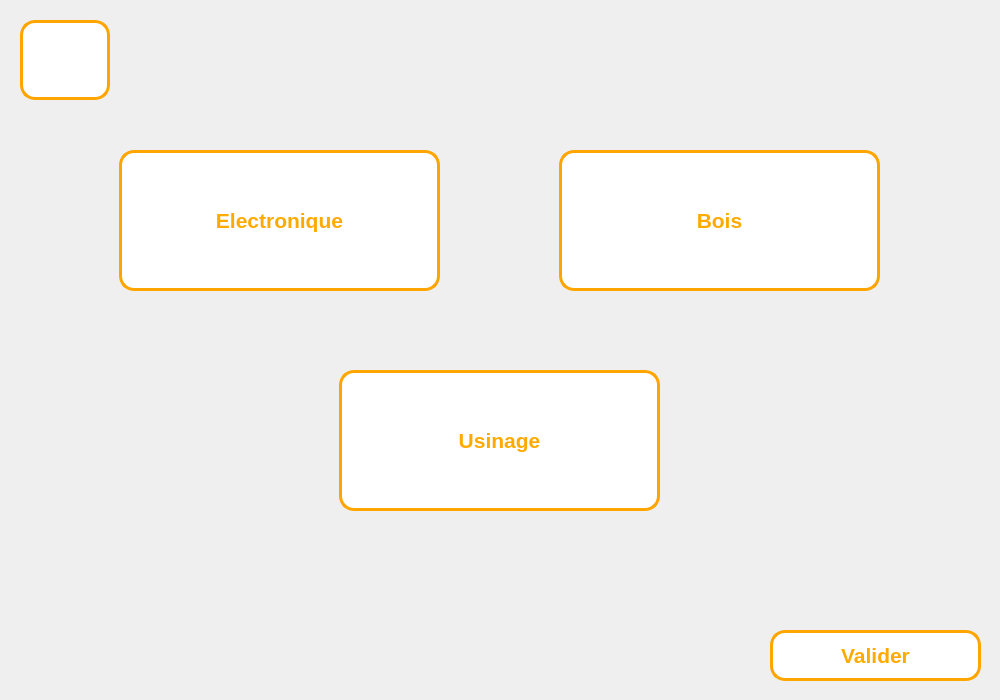
<?xml version="1.0" encoding="UTF-8"?>
<ui version="4.0">
 <class>Form</class>
 <widget class="QWidget" name="Form">
  <property name="geometry">
   <rect>
    <x>0</x>
    <y>0</y>
    <width>1000</width>
    <height>700</height>
   </rect>
  </property>
  <property name="windowTitle">
   <string>Form</string>
  </property>
  <widget class="QPushButton" name="bouton_electronique">
   <property name="geometry">
    <rect>
     <x>119</x>
     <y>150</y>
     <width>321</width>
     <height>141</height>
    </rect>
   </property>
   <property name="palette">
    <palette>
     <active>
      <colorrole role="WindowText">
       <brush brushstyle="SolidPattern">
        <color alpha="255">
         <red>255</red>
         <green>170</green>
         <blue>0</blue>
        </color>
       </brush>
      </colorrole>
      <colorrole role="Button">
       <brush brushstyle="SolidPattern">
        <color alpha="255">
         <red>255</red>
         <green>255</green>
         <blue>255</blue>
        </color>
       </brush>
      </colorrole>
      <colorrole role="Text">
       <brush brushstyle="SolidPattern">
        <color alpha="255">
         <red>255</red>
         <green>170</green>
         <blue>0</blue>
        </color>
       </brush>
      </colorrole>
      <colorrole role="ButtonText">
       <brush brushstyle="SolidPattern">
        <color alpha="255">
         <red>255</red>
         <green>170</green>
         <blue>0</blue>
        </color>
       </brush>
      </colorrole>
      <colorrole role="Base">
       <brush brushstyle="SolidPattern">
        <color alpha="255">
         <red>255</red>
         <green>255</green>
         <blue>255</blue>
        </color>
       </brush>
      </colorrole>
      <colorrole role="Window">
       <brush brushstyle="SolidPattern">
        <color alpha="255">
         <red>255</red>
         <green>255</green>
         <blue>255</blue>
        </color>
       </brush>
      </colorrole>
     </active>
     <inactive>
      <colorrole role="WindowText">
       <brush brushstyle="SolidPattern">
        <color alpha="255">
         <red>255</red>
         <green>170</green>
         <blue>0</blue>
        </color>
       </brush>
      </colorrole>
      <colorrole role="Button">
       <brush brushstyle="SolidPattern">
        <color alpha="255">
         <red>255</red>
         <green>255</green>
         <blue>255</blue>
        </color>
       </brush>
      </colorrole>
      <colorrole role="Text">
       <brush brushstyle="SolidPattern">
        <color alpha="255">
         <red>255</red>
         <green>170</green>
         <blue>0</blue>
        </color>
       </brush>
      </colorrole>
      <colorrole role="ButtonText">
       <brush brushstyle="SolidPattern">
        <color alpha="255">
         <red>255</red>
         <green>170</green>
         <blue>0</blue>
        </color>
       </brush>
      </colorrole>
      <colorrole role="Base">
       <brush brushstyle="SolidPattern">
        <color alpha="255">
         <red>255</red>
         <green>255</green>
         <blue>255</blue>
        </color>
       </brush>
      </colorrole>
      <colorrole role="Window">
       <brush brushstyle="SolidPattern">
        <color alpha="255">
         <red>255</red>
         <green>255</green>
         <blue>255</blue>
        </color>
       </brush>
      </colorrole>
     </inactive>
     <disabled>
      <colorrole role="WindowText">
       <brush brushstyle="SolidPattern">
        <color alpha="255">
         <red>255</red>
         <green>170</green>
         <blue>0</blue>
        </color>
       </brush>
      </colorrole>
      <colorrole role="Button">
       <brush brushstyle="SolidPattern">
        <color alpha="255">
         <red>255</red>
         <green>255</green>
         <blue>255</blue>
        </color>
       </brush>
      </colorrole>
      <colorrole role="Text">
       <brush brushstyle="SolidPattern">
        <color alpha="255">
         <red>255</red>
         <green>170</green>
         <blue>0</blue>
        </color>
       </brush>
      </colorrole>
      <colorrole role="ButtonText">
       <brush brushstyle="SolidPattern">
        <color alpha="255">
         <red>255</red>
         <green>170</green>
         <blue>0</blue>
        </color>
       </brush>
      </colorrole>
      <colorrole role="Base">
       <brush brushstyle="SolidPattern">
        <color alpha="255">
         <red>255</red>
         <green>255</green>
         <blue>255</blue>
        </color>
       </brush>
      </colorrole>
      <colorrole role="Window">
       <brush brushstyle="SolidPattern">
        <color alpha="255">
         <red>255</red>
         <green>255</green>
         <blue>255</blue>
        </color>
       </brush>
      </colorrole>
     </disabled>
    </palette>
   </property>
   <property name="font">
    <font>
     <pointsize>16</pointsize>
     <weight>75</weight>
     <bold>true</bold>
    </font>
   </property>
   <property name="styleSheet">
    <string notr="true">border-color: rgb(255, 170, 0);
border:3px solid orange;

border-color:orange;
border-radius: 15px ;
background-color:white;
color: rgb(255, 170, 0);
border-bort</string>
   </property>
   <property name="text">
    <string>Electronique</string>
   </property>
  </widget>
  <widget class="QPushButton" name="bouton_bois">
   <property name="geometry">
    <rect>
     <x>559</x>
     <y>150</y>
     <width>321</width>
     <height>141</height>
    </rect>
   </property>
   <property name="palette">
    <palette>
     <active>
      <colorrole role="WindowText">
       <brush brushstyle="SolidPattern">
        <color alpha="255">
         <red>255</red>
         <green>170</green>
         <blue>0</blue>
        </color>
       </brush>
      </colorrole>
      <colorrole role="Button">
       <brush brushstyle="SolidPattern">
        <color alpha="255">
         <red>255</red>
         <green>255</green>
         <blue>255</blue>
        </color>
       </brush>
      </colorrole>
      <colorrole role="Text">
       <brush brushstyle="SolidPattern">
        <color alpha="255">
         <red>255</red>
         <green>170</green>
         <blue>0</blue>
        </color>
       </brush>
      </colorrole>
      <colorrole role="ButtonText">
       <brush brushstyle="SolidPattern">
        <color alpha="255">
         <red>255</red>
         <green>170</green>
         <blue>0</blue>
        </color>
       </brush>
      </colorrole>
      <colorrole role="Base">
       <brush brushstyle="SolidPattern">
        <color alpha="255">
         <red>255</red>
         <green>255</green>
         <blue>255</blue>
        </color>
       </brush>
      </colorrole>
      <colorrole role="Window">
       <brush brushstyle="SolidPattern">
        <color alpha="255">
         <red>255</red>
         <green>255</green>
         <blue>255</blue>
        </color>
       </brush>
      </colorrole>
     </active>
     <inactive>
      <colorrole role="WindowText">
       <brush brushstyle="SolidPattern">
        <color alpha="255">
         <red>255</red>
         <green>170</green>
         <blue>0</blue>
        </color>
       </brush>
      </colorrole>
      <colorrole role="Button">
       <brush brushstyle="SolidPattern">
        <color alpha="255">
         <red>255</red>
         <green>255</green>
         <blue>255</blue>
        </color>
       </brush>
      </colorrole>
      <colorrole role="Text">
       <brush brushstyle="SolidPattern">
        <color alpha="255">
         <red>255</red>
         <green>170</green>
         <blue>0</blue>
        </color>
       </brush>
      </colorrole>
      <colorrole role="ButtonText">
       <brush brushstyle="SolidPattern">
        <color alpha="255">
         <red>255</red>
         <green>170</green>
         <blue>0</blue>
        </color>
       </brush>
      </colorrole>
      <colorrole role="Base">
       <brush brushstyle="SolidPattern">
        <color alpha="255">
         <red>255</red>
         <green>255</green>
         <blue>255</blue>
        </color>
       </brush>
      </colorrole>
      <colorrole role="Window">
       <brush brushstyle="SolidPattern">
        <color alpha="255">
         <red>255</red>
         <green>255</green>
         <blue>255</blue>
        </color>
       </brush>
      </colorrole>
     </inactive>
     <disabled>
      <colorrole role="WindowText">
       <brush brushstyle="SolidPattern">
        <color alpha="255">
         <red>255</red>
         <green>170</green>
         <blue>0</blue>
        </color>
       </brush>
      </colorrole>
      <colorrole role="Button">
       <brush brushstyle="SolidPattern">
        <color alpha="255">
         <red>255</red>
         <green>255</green>
         <blue>255</blue>
        </color>
       </brush>
      </colorrole>
      <colorrole role="Text">
       <brush brushstyle="SolidPattern">
        <color alpha="255">
         <red>255</red>
         <green>170</green>
         <blue>0</blue>
        </color>
       </brush>
      </colorrole>
      <colorrole role="ButtonText">
       <brush brushstyle="SolidPattern">
        <color alpha="255">
         <red>255</red>
         <green>170</green>
         <blue>0</blue>
        </color>
       </brush>
      </colorrole>
      <colorrole role="Base">
       <brush brushstyle="SolidPattern">
        <color alpha="255">
         <red>255</red>
         <green>255</green>
         <blue>255</blue>
        </color>
       </brush>
      </colorrole>
      <colorrole role="Window">
       <brush brushstyle="SolidPattern">
        <color alpha="255">
         <red>255</red>
         <green>255</green>
         <blue>255</blue>
        </color>
       </brush>
      </colorrole>
     </disabled>
    </palette>
   </property>
   <property name="font">
    <font>
     <pointsize>16</pointsize>
     <weight>75</weight>
     <bold>true</bold>
    </font>
   </property>
   <property name="styleSheet">
    <string notr="true">border-color: rgb(255, 170, 0);
border:3px solid orange;

border-color:orange;
border-radius: 15px ;
background-color:white;
color: rgb(255, 170, 0);
border-bort</string>
   </property>
   <property name="text">
    <string>Bois</string>
   </property>
  </widget>
  <widget class="QPushButton" name="bouton_usinage">
   <property name="geometry">
    <rect>
     <x>339</x>
     <y>370</y>
     <width>321</width>
     <height>141</height>
    </rect>
   </property>
   <property name="palette">
    <palette>
     <active>
      <colorrole role="WindowText">
       <brush brushstyle="SolidPattern">
        <color alpha="255">
         <red>255</red>
         <green>170</green>
         <blue>0</blue>
        </color>
       </brush>
      </colorrole>
      <colorrole role="Button">
       <brush brushstyle="SolidPattern">
        <color alpha="255">
         <red>255</red>
         <green>255</green>
         <blue>255</blue>
        </color>
       </brush>
      </colorrole>
      <colorrole role="Text">
       <brush brushstyle="SolidPattern">
        <color alpha="255">
         <red>255</red>
         <green>170</green>
         <blue>0</blue>
        </color>
       </brush>
      </colorrole>
      <colorrole role="ButtonText">
       <brush brushstyle="SolidPattern">
        <color alpha="255">
         <red>255</red>
         <green>170</green>
         <blue>0</blue>
        </color>
       </brush>
      </colorrole>
      <colorrole role="Base">
       <brush brushstyle="SolidPattern">
        <color alpha="255">
         <red>255</red>
         <green>255</green>
         <blue>255</blue>
        </color>
       </brush>
      </colorrole>
      <colorrole role="Window">
       <brush brushstyle="SolidPattern">
        <color alpha="255">
         <red>255</red>
         <green>255</green>
         <blue>255</blue>
        </color>
       </brush>
      </colorrole>
     </active>
     <inactive>
      <colorrole role="WindowText">
       <brush brushstyle="SolidPattern">
        <color alpha="255">
         <red>255</red>
         <green>170</green>
         <blue>0</blue>
        </color>
       </brush>
      </colorrole>
      <colorrole role="Button">
       <brush brushstyle="SolidPattern">
        <color alpha="255">
         <red>255</red>
         <green>255</green>
         <blue>255</blue>
        </color>
       </brush>
      </colorrole>
      <colorrole role="Text">
       <brush brushstyle="SolidPattern">
        <color alpha="255">
         <red>255</red>
         <green>170</green>
         <blue>0</blue>
        </color>
       </brush>
      </colorrole>
      <colorrole role="ButtonText">
       <brush brushstyle="SolidPattern">
        <color alpha="255">
         <red>255</red>
         <green>170</green>
         <blue>0</blue>
        </color>
       </brush>
      </colorrole>
      <colorrole role="Base">
       <brush brushstyle="SolidPattern">
        <color alpha="255">
         <red>255</red>
         <green>255</green>
         <blue>255</blue>
        </color>
       </brush>
      </colorrole>
      <colorrole role="Window">
       <brush brushstyle="SolidPattern">
        <color alpha="255">
         <red>255</red>
         <green>255</green>
         <blue>255</blue>
        </color>
       </brush>
      </colorrole>
     </inactive>
     <disabled>
      <colorrole role="WindowText">
       <brush brushstyle="SolidPattern">
        <color alpha="255">
         <red>255</red>
         <green>170</green>
         <blue>0</blue>
        </color>
       </brush>
      </colorrole>
      <colorrole role="Button">
       <brush brushstyle="SolidPattern">
        <color alpha="255">
         <red>255</red>
         <green>255</green>
         <blue>255</blue>
        </color>
       </brush>
      </colorrole>
      <colorrole role="Text">
       <brush brushstyle="SolidPattern">
        <color alpha="255">
         <red>255</red>
         <green>170</green>
         <blue>0</blue>
        </color>
       </brush>
      </colorrole>
      <colorrole role="ButtonText">
       <brush brushstyle="SolidPattern">
        <color alpha="255">
         <red>255</red>
         <green>170</green>
         <blue>0</blue>
        </color>
       </brush>
      </colorrole>
      <colorrole role="Base">
       <brush brushstyle="SolidPattern">
        <color alpha="255">
         <red>255</red>
         <green>255</green>
         <blue>255</blue>
        </color>
       </brush>
      </colorrole>
      <colorrole role="Window">
       <brush brushstyle="SolidPattern">
        <color alpha="255">
         <red>255</red>
         <green>255</green>
         <blue>255</blue>
        </color>
       </brush>
      </colorrole>
     </disabled>
    </palette>
   </property>
   <property name="font">
    <font>
     <pointsize>16</pointsize>
     <weight>75</weight>
     <bold>true</bold>
    </font>
   </property>
   <property name="styleSheet">
    <string notr="true">border-color: rgb(255, 170, 0);
border:3px solid orange;

border-color:orange;
border-radius: 15px ;
background-color:white;
color: rgb(255, 170, 0);
border-bort</string>
   </property>
   <property name="text">
    <string>Usinage</string>
   </property>
  </widget>
  <widget class="QPushButton" name="rendreOutils_4">
   <property name="geometry">
    <rect>
     <x>770</x>
     <y>630</y>
     <width>211</width>
     <height>51</height>
    </rect>
   </property>
   <property name="palette">
    <palette>
     <active>
      <colorrole role="WindowText">
       <brush brushstyle="SolidPattern">
        <color alpha="255">
         <red>255</red>
         <green>170</green>
         <blue>0</blue>
        </color>
       </brush>
      </colorrole>
      <colorrole role="Button">
       <brush brushstyle="SolidPattern">
        <color alpha="255">
         <red>255</red>
         <green>255</green>
         <blue>255</blue>
        </color>
       </brush>
      </colorrole>
      <colorrole role="Text">
       <brush brushstyle="SolidPattern">
        <color alpha="255">
         <red>255</red>
         <green>170</green>
         <blue>0</blue>
        </color>
       </brush>
      </colorrole>
      <colorrole role="ButtonText">
       <brush brushstyle="SolidPattern">
        <color alpha="255">
         <red>255</red>
         <green>170</green>
         <blue>0</blue>
        </color>
       </brush>
      </colorrole>
      <colorrole role="Base">
       <brush brushstyle="SolidPattern">
        <color alpha="255">
         <red>255</red>
         <green>255</green>
         <blue>255</blue>
        </color>
       </brush>
      </colorrole>
      <colorrole role="Window">
       <brush brushstyle="SolidPattern">
        <color alpha="255">
         <red>255</red>
         <green>255</green>
         <blue>255</blue>
        </color>
       </brush>
      </colorrole>
     </active>
     <inactive>
      <colorrole role="WindowText">
       <brush brushstyle="SolidPattern">
        <color alpha="255">
         <red>255</red>
         <green>170</green>
         <blue>0</blue>
        </color>
       </brush>
      </colorrole>
      <colorrole role="Button">
       <brush brushstyle="SolidPattern">
        <color alpha="255">
         <red>255</red>
         <green>255</green>
         <blue>255</blue>
        </color>
       </brush>
      </colorrole>
      <colorrole role="Text">
       <brush brushstyle="SolidPattern">
        <color alpha="255">
         <red>255</red>
         <green>170</green>
         <blue>0</blue>
        </color>
       </brush>
      </colorrole>
      <colorrole role="ButtonText">
       <brush brushstyle="SolidPattern">
        <color alpha="255">
         <red>255</red>
         <green>170</green>
         <blue>0</blue>
        </color>
       </brush>
      </colorrole>
      <colorrole role="Base">
       <brush brushstyle="SolidPattern">
        <color alpha="255">
         <red>255</red>
         <green>255</green>
         <blue>255</blue>
        </color>
       </brush>
      </colorrole>
      <colorrole role="Window">
       <brush brushstyle="SolidPattern">
        <color alpha="255">
         <red>255</red>
         <green>255</green>
         <blue>255</blue>
        </color>
       </brush>
      </colorrole>
     </inactive>
     <disabled>
      <colorrole role="WindowText">
       <brush brushstyle="SolidPattern">
        <color alpha="255">
         <red>255</red>
         <green>170</green>
         <blue>0</blue>
        </color>
       </brush>
      </colorrole>
      <colorrole role="Button">
       <brush brushstyle="SolidPattern">
        <color alpha="255">
         <red>255</red>
         <green>255</green>
         <blue>255</blue>
        </color>
       </brush>
      </colorrole>
      <colorrole role="Text">
       <brush brushstyle="SolidPattern">
        <color alpha="255">
         <red>255</red>
         <green>170</green>
         <blue>0</blue>
        </color>
       </brush>
      </colorrole>
      <colorrole role="ButtonText">
       <brush brushstyle="SolidPattern">
        <color alpha="255">
         <red>255</red>
         <green>170</green>
         <blue>0</blue>
        </color>
       </brush>
      </colorrole>
      <colorrole role="Base">
       <brush brushstyle="SolidPattern">
        <color alpha="255">
         <red>255</red>
         <green>255</green>
         <blue>255</blue>
        </color>
       </brush>
      </colorrole>
      <colorrole role="Window">
       <brush brushstyle="SolidPattern">
        <color alpha="255">
         <red>255</red>
         <green>255</green>
         <blue>255</blue>
        </color>
       </brush>
      </colorrole>
     </disabled>
    </palette>
   </property>
   <property name="font">
    <font>
     <pointsize>16</pointsize>
     <weight>75</weight>
     <bold>true</bold>
    </font>
   </property>
   <property name="styleSheet">
    <string notr="true">border-color: rgb(255, 170, 0);
border:3px solid orange;

border-color:orange;
border-radius: 15px ;
background-color:white;
color: rgb(255, 170, 0);
border-bort</string>
   </property>
   <property name="text">
    <string>Valider</string>
   </property>
  </widget>
  <widget class="QPushButton" name="boutonaccueil">
   <property name="geometry">
    <rect>
     <x>20</x>
     <y>20</y>
     <width>90</width>
     <height>80</height>
    </rect>
   </property>
   <property name="palette">
    <palette>
     <active>
      <colorrole role="WindowText">
       <brush brushstyle="SolidPattern">
        <color alpha="255">
         <red>255</red>
         <green>170</green>
         <blue>0</blue>
        </color>
       </brush>
      </colorrole>
      <colorrole role="Button">
       <brush brushstyle="SolidPattern">
        <color alpha="255">
         <red>255</red>
         <green>255</green>
         <blue>255</blue>
        </color>
       </brush>
      </colorrole>
      <colorrole role="Text">
       <brush brushstyle="SolidPattern">
        <color alpha="255">
         <red>255</red>
         <green>170</green>
         <blue>0</blue>
        </color>
       </brush>
      </colorrole>
      <colorrole role="ButtonText">
       <brush brushstyle="SolidPattern">
        <color alpha="255">
         <red>255</red>
         <green>170</green>
         <blue>0</blue>
        </color>
       </brush>
      </colorrole>
      <colorrole role="Base">
       <brush brushstyle="SolidPattern">
        <color alpha="255">
         <red>255</red>
         <green>255</green>
         <blue>255</blue>
        </color>
       </brush>
      </colorrole>
      <colorrole role="Window">
       <brush brushstyle="SolidPattern">
        <color alpha="255">
         <red>255</red>
         <green>255</green>
         <blue>255</blue>
        </color>
       </brush>
      </colorrole>
     </active>
     <inactive>
      <colorrole role="WindowText">
       <brush brushstyle="SolidPattern">
        <color alpha="255">
         <red>255</red>
         <green>170</green>
         <blue>0</blue>
        </color>
       </brush>
      </colorrole>
      <colorrole role="Button">
       <brush brushstyle="SolidPattern">
        <color alpha="255">
         <red>255</red>
         <green>255</green>
         <blue>255</blue>
        </color>
       </brush>
      </colorrole>
      <colorrole role="Text">
       <brush brushstyle="SolidPattern">
        <color alpha="255">
         <red>255</red>
         <green>170</green>
         <blue>0</blue>
        </color>
       </brush>
      </colorrole>
      <colorrole role="ButtonText">
       <brush brushstyle="SolidPattern">
        <color alpha="255">
         <red>255</red>
         <green>170</green>
         <blue>0</blue>
        </color>
       </brush>
      </colorrole>
      <colorrole role="Base">
       <brush brushstyle="SolidPattern">
        <color alpha="255">
         <red>255</red>
         <green>255</green>
         <blue>255</blue>
        </color>
       </brush>
      </colorrole>
      <colorrole role="Window">
       <brush brushstyle="SolidPattern">
        <color alpha="255">
         <red>255</red>
         <green>255</green>
         <blue>255</blue>
        </color>
       </brush>
      </colorrole>
     </inactive>
     <disabled>
      <colorrole role="WindowText">
       <brush brushstyle="SolidPattern">
        <color alpha="255">
         <red>255</red>
         <green>170</green>
         <blue>0</blue>
        </color>
       </brush>
      </colorrole>
      <colorrole role="Button">
       <brush brushstyle="SolidPattern">
        <color alpha="255">
         <red>255</red>
         <green>255</green>
         <blue>255</blue>
        </color>
       </brush>
      </colorrole>
      <colorrole role="Text">
       <brush brushstyle="SolidPattern">
        <color alpha="255">
         <red>255</red>
         <green>170</green>
         <blue>0</blue>
        </color>
       </brush>
      </colorrole>
      <colorrole role="ButtonText">
       <brush brushstyle="SolidPattern">
        <color alpha="255">
         <red>255</red>
         <green>170</green>
         <blue>0</blue>
        </color>
       </brush>
      </colorrole>
      <colorrole role="Base">
       <brush brushstyle="SolidPattern">
        <color alpha="255">
         <red>255</red>
         <green>255</green>
         <blue>255</blue>
        </color>
       </brush>
      </colorrole>
      <colorrole role="Window">
       <brush brushstyle="SolidPattern">
        <color alpha="255">
         <red>255</red>
         <green>255</green>
         <blue>255</blue>
        </color>
       </brush>
      </colorrole>
     </disabled>
    </palette>
   </property>
   <property name="font">
    <font>
     <pointsize>16</pointsize>
     <weight>75</weight>
     <bold>true</bold>
    </font>
   </property>
   <property name="styleSheet">
    <string notr="true">border-color: rgb(255, 170, 0);
border:3px solid orange;

border-color:orange;
border-radius: 15px ;
background-color:white;
color: rgb(255, 170, 0);
border-bort
</string>
   </property>
   <property name="text">
    <string/>
   </property>
   <property name="icon">
    <iconset resource="signeHome.qrc">
     <normaloff>:/Home/Capture d’écran 2022-04-14 153417.png</normaloff>:/Home/Capture d’écran 2022-04-14 153417.png</iconset>
   </property>
   <property name="iconSize">
    <size>
     <width>60</width>
     <height>60</height>
    </size>
   </property>
  </widget>
 </widget>
 <resources>
  <include location="signeHome.qrc"/>
 </resources>
 <connections/>
</ui>
